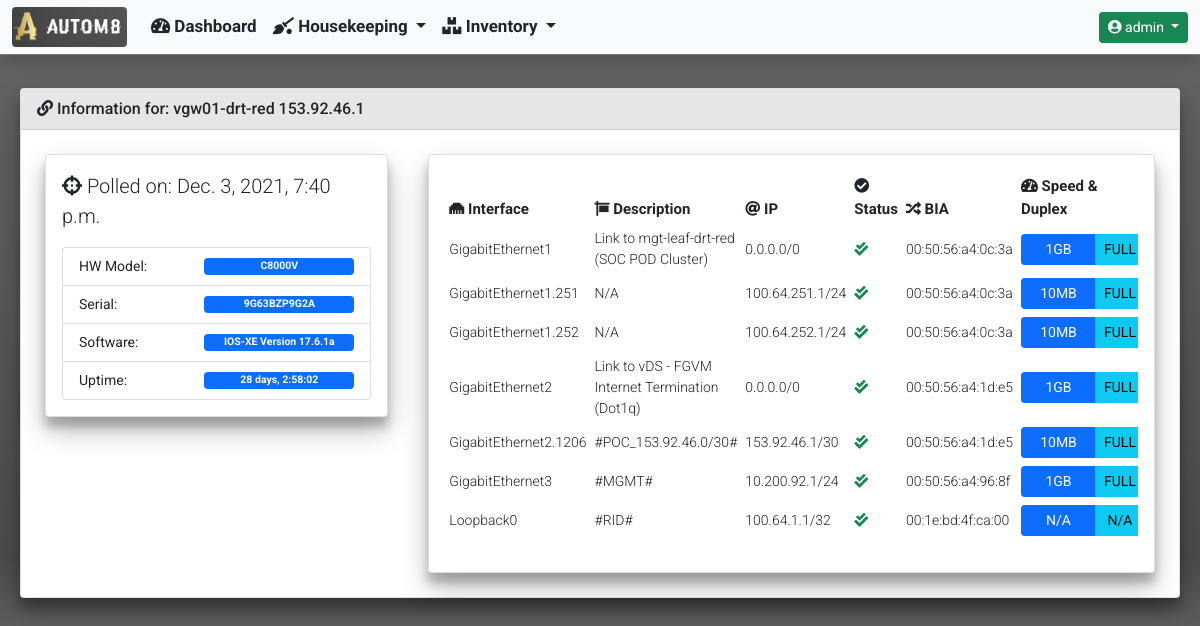
The app's page /inventory/device_detailed_information/6/ (signed in), older data.
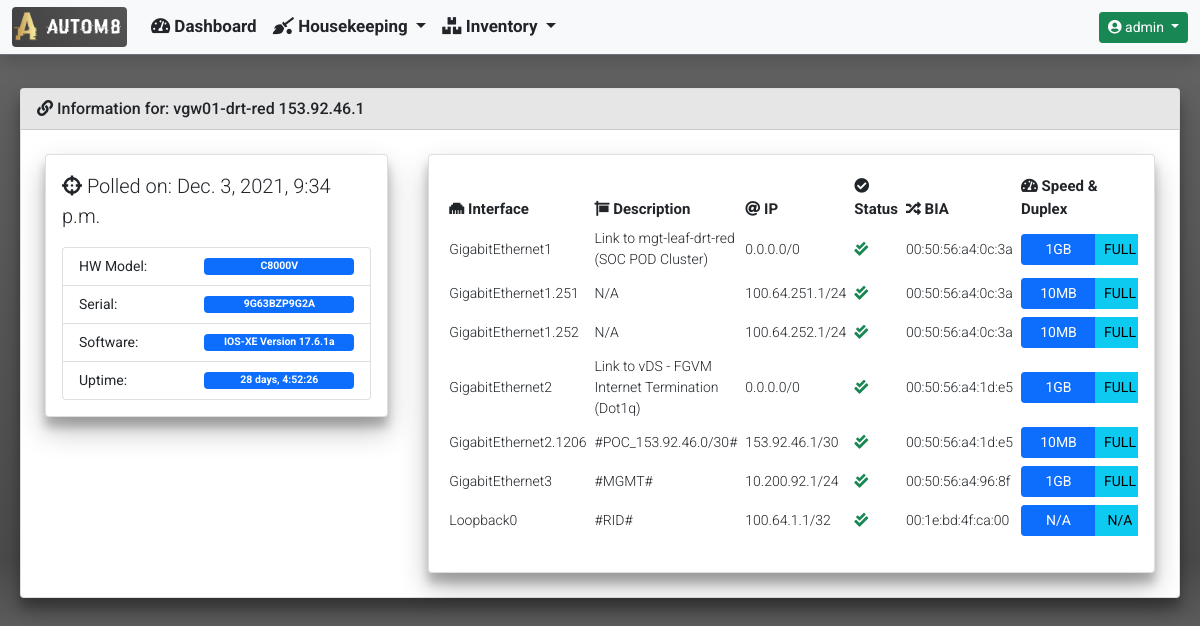
The same page, newer data.
### inventory/models.py (models this page shows)
class Device(models.Model):
    hostname = models.CharField(unique=True, max_length=255)
    mgmt_ip = models.GenericIPAddressField(unique=True, max_length=12)
    username = models.CharField(blank=True, null=True, max_length=255)
    password = models.CharField(blank=True, null=True, max_length=255)
    software_version = models.CharField(blank=True, null=True, max_length=255)
    serial_number = models.CharField(blank=True, null=True, max_length=255)
    vendor = models.CharField(max_length=255)
    description = models.CharField(blank=True, null=True, max_length=255)
    hardware_model = models.CharField(blank=True, null=True, max_length=255)
    rest_conf_enabled = models.BooleanField(blank=True, null=True)
    device_uptime = models.CharField(blank=True, null=True, max_length=255)
    last_polled = models.DateTimeField(blank=True, null=True)
    date_added = models.DateTimeField(default=timezone.now())

class DeviceInterfaces(models.Model):
    device_id = models.ForeignKey(Device, null=True, on_delete=models.CASCADE)
    name = models.CharField(blank=True, null=True, max_length=255)
    interface_type = models.CharField(blank=True, null=True, max_length=255)
    description = models.CharField(blank=True, null=True, max_length=255)
    ipv4_address = models.GenericIPAddressField(blank=True, null=True, max_length=12)
    ipv4_subnet_mask = models.CharField(blank=True, null=True, max_length=12)
    speed = models.CharField(blank=True, null=True, max_length=255)
    duplex = models.CharField(blank=True, null=True, max_length=255)
    admin_status = models.CharField(blank=True, null=True, max_length=255)
    oper_status = models.CharField(blank=True, null=True, max_length=255)
    phys_address = models.CharField(blank=True, null=True, max_length=255)
    mtu = models.CharField(blank=True, null=True, max_length=5)

### inventory/views.py (the view)
def device_detailed_information(request, device_id):
    device = Device.objects.get(pk=device_id)
    context = {
        'title': 'Device Detailed Information',
        'card_header': f'Information for: {device.hostname} {device.mgmt_ip}',
        'data': {
            'version': device,
            'interfaces': DeviceInterfaces.objects.filter(device_id=device_id)
        }
    }
    return render(
        request,
        'inventory/device_detailed_information.html',
        context
    )

### templates/inventory/device_detailed_information.html (shortened to what the changed rows need)
{% extends "base_template/base.html"%}
{% block content %}
<div class="row">
    <div class="col-md-4">
        <div class="card">
            <div class="card-body">
                <p class="lead">
                    <i class="fas fa-crosshairs"></i>
                    Polled on: {{ data.version.last_polled }}
                </p>
                <ul class="list-group">
                    <li class="list-group-item d-flex justify-content-between align-items-center">
                        HW Model:
                        <span class="badge bg-primary" style="width: 150px">{{ data.version.hardware_model }}</span>
                    </li>
                    <li class="list-group-item d-flex justify-content-between align-items-center">
                        Serial:
                        <span class="badge bg-primary" style="width: 150px">{{ data.version.serial_number }}</span>
                    </li>
                    <li class="list-group-item d-flex justify-content-between align-items-center">
                        Software:
                        <span class="badge bg-primary" style="width: 150px">{{ data.version.software_version }}</span>
                    </li>
                    <li class="list-group-item d-flex justify-content-between align-items-center">
                        Uptime:
                        <span class="badge bg-primary" style="width: 150px">{{ data.version.device_uptime }}</span>
                    </li>
                </ul>
            </div>
        </div>
    </div>
    <div class="col-md-8">
        <div class="card">
            <div class="card-body">
                <div class="table-responsive rounded">
                    <table id="InterfaceList" class="table table-sm table-hover table-borderless align-middle" style="width:100%">
                        <thead>
                            <tr>
                                <th><i class="fas fa-ethernet"></i> Interface</th>
                                <th><i class="fas fa-sign"></i> Description</th>
                                <th><i class="fas fa-at"></i> IP</th>
                                <th><i class="fas fa-check-circle"></i> Status</th>
                                <th><i class="fas fa-random"></i> BIA</th>
                                <th><i class="fas fa-tachometer-alt"></i> Speed & Duplex</th>
                            </tr>
                        </thead>
                        <tbody>
                            {% for interface in data.interfaces %}
                            <tr>
                                <td>{{ interface.name }}</td>
                                {% if interface.description %}
                                <td>{{ interface.description }}</td>
                                {% else %}
                                <td>N/A</td>
                                {% endif %}
                                {% if interface.ipv4_address %}
                                <td>{{ interface.ipv4_address }}/{{ interface.ipv4_subnet_mask }}</td>
                                {% else %}
                                <td>N/A</td>
                                {% endif %}
                                {% if 'up' in interface.admin_status and 'up' in interface.oper_status %}
                                <td><i class="fas fa-check-double text-success blink"></i></td>
                                {% else %}
                                <td><i class="far fa-times-circle text-danger blink"></i></td>
                                {% endif %}
                                {% if interface.phys_address %}
                                <td>{{ interface.phys_address }} </td>
                                {% else %}
                                <td>N/A</td>
                                {% endif %}
                                <td>
                                    <div class="btn-group btn-group-sm" role="group">
                                        <button class="btn btn-sm btn-primary" style="width:75px">{{ interface.speed|upper }}</button>
                                        <button class="btn btn-sm btn-info" style="width:50px">{{ interface.duplex|upper }}</button>
                                    </div>
                                </td>
                                {% endfor %}
                            </tr>
                        </tbody>
                    </table>
                </div>
            </div>
        </div>
    </div>
</div>
{% endblock %}

Row changes from the older to the newer data that the page shows:
changed Device "9G63BZP9G2A": version.last_polled "Dec. 3, 2021, 7:40 p.m." → "Dec. 3, 2021, 9:34 p.m."; version.device_uptime "28 days, 2:58:02" → "28 days, 4:52:26"
